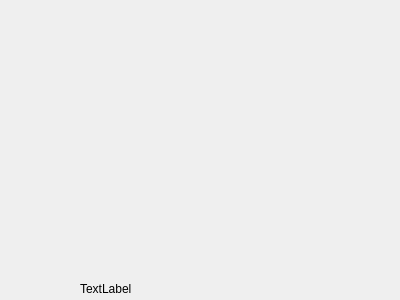
<?xml version="1.0" encoding="UTF-8"?>
<ui version="4.0">
 <class>CDeviceAdrTblWid</class>
 <widget class="QWidget" name="CDeviceAdrTblWid">
  <property name="geometry">
   <rect>
    <x>0</x>
    <y>0</y>
    <width>400</width>
    <height>300</height>
   </rect>
  </property>
  <property name="windowTitle">
   <string>Form</string>
  </property>
  <widget class="QLabel" name="label_tip">
   <property name="geometry">
    <rect>
     <x>80</x>
     <y>280</y>
     <width>67</width>
     <height>17</height>
    </rect>
   </property>
   <property name="text">
    <string>TextLabel</string>
   </property>
  </widget>
 </widget>
 <resources/>
 <connections/>
</ui>
